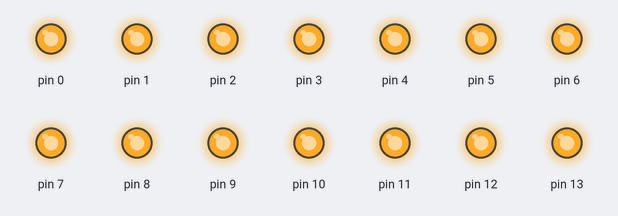
This sketch was run on a simulated Arduino Uno, built with avr-gcc and run on an emulated ATmega328P. Parts: output pins drawn as LEDs (lit = HIGH).

Above: at 0.1 s.
At 5.1 s:
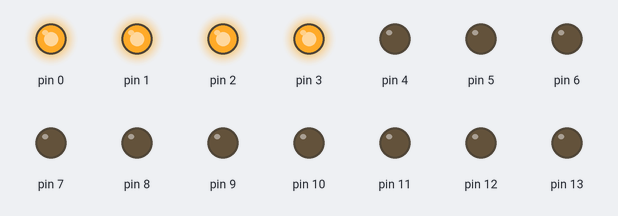
At 10.1 s:
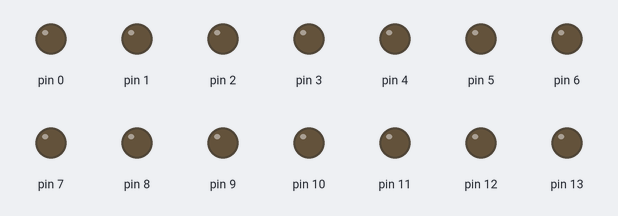
At 20.1 s:
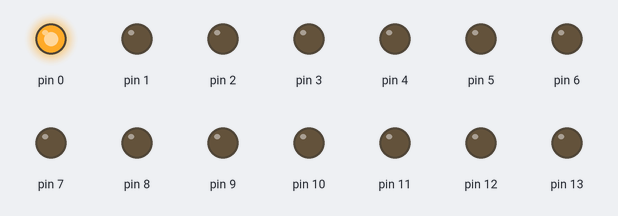
At 29.9 s:
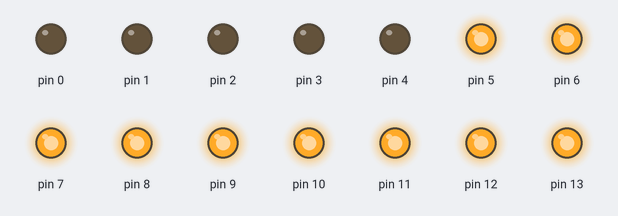
At 39.9 s:
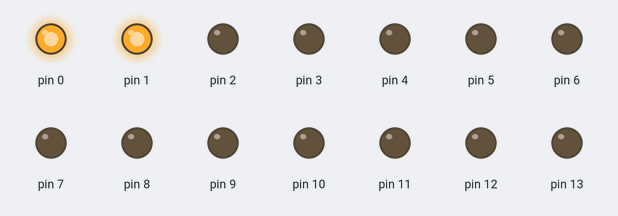
Timing chart, 0 to 40.0 s (numbered marks = the images above):
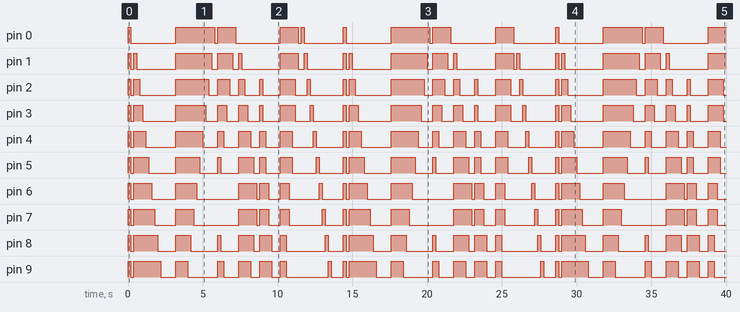

Measured:
- by itself, pin 0: LOW → HIGH at 0.00 s, → LOW 0.20 s later, → HIGH 3.0 s later, → LOW 2.6 s later, … (25 changes in this stretch)
- by itself, pin 1–5: moves between LOW and HIGH, repeating every 14.2 s
- by itself, pin 13: repeats every 14.4 s: LOW 0.20 s, HIGH 2.6 s, LOW 3.0 s, HIGH 1.2 s, LOW 1.6 s, HIGH 1.2 s, LOW 4.2 s, HIGH 0.40 s
- by itself, pin 6: repeats every 14.4 s: LOW 0.20 s, HIGH 1.2 s, LOW 1.6 s, HIGH 1.4 s, LOW 2.8 s, HIGH 1.2 s, LOW 0.20 s, HIGH 0.60 s, LOW 0.80 s, HIGH 0.60 s, LOW 2.0 s, HIGH 0.20 s, LOW 1.4 s, HIGH 0.20 s
- by itself, pin 7: repeats every 14.4 s: LOW 0.20 s, HIGH 1.4 s, LOW 1.4 s, HIGH 1.2 s, LOW 3.0 s, HIGH 1.2 s, LOW 0.20 s, HIGH 0.60 s, LOW 0.80 s, HIGH 0.60 s, LOW 2.2 s, HIGH 0.20 s, LOW 1.2 s, HIGH 0.20 s

The sketch:

3_Running_light_Uno.ino
```cpp
/********************************************
date:      "06.02.2023"
author:    "DmitrijP1402"
filename:  "3_Running_light_Uno.ino"
********************************************/

void setup () {
  DDRD = DDRD | B11111111;  //Leds as OUTPUT at Pin 0-7
  DDRB = DDRB | B00111111;  //Leds as OUTPUT at Pin 8-13
}

int time = 200;

void loop () {
  effectOne();
  effectTwo();
  effectThree();
  effectFour();
  effectFive();
  effectSix();
  effectSeven();
  effectEight();
}

void effectOne () {
  PORTB = B00111111;
  PORTD = B11111111;
  delay(time);

  PORTB = B00000000;
  PORTD = B00000000;
  delay(time);
}

void effectTwo () {
  PORTD = B11111111;
  PORTB = B00111111;

  for ( int i = 0; i < 8; i++) {
    PORTD = PORTD << 1;
    delay(time);
  }

  for ( int i = 0; i < 6; i++) {
    PORTB = PORTB << 1;
    delay(time);
  }
}

void effectThree () {
  PORTD = B11111111;
  PORTB = B00111111;

  for ( int i = 0; i < 6; i++) {
    PORTB = PORTB >> 1;
    delay(time);
  }

  for ( int i = 0; i < 8; i++) {
    PORTD = PORTD >> 1;
    delay(time);
  }
}

void effectFour () {
  PORTD = B11111111;
  PORTB = B00111111;

  for ( int i = 0; i < 7; i++) {
    if (i == 0) {
      PORTD = PORTD >> 1;
    }
    PORTD = PORTD >> 1;
    delay(time);
    PORTB = PORTB << 1;
  }
}

void effectFive () {
  PORTD = B11111111;
  PORTB = B00111111;

  for ( int i = 0; i < 7; i++) {
    if (i == 6) {
      PORTD = PORTD << 1;
    }
    PORTB = PORTB >> 1;
    PORTD = PORTD << 1;
    delay(time);
  }
}

void effectSix () {
  PORTD = B11111111;
  PORTB = B00111111;

  for ( int i = 0; i < 4; i++) {
    PORTD = PORTD << 2;
    delay(time);
  }

  for ( int i = 0; i < 3; i++) {
    PORTB = PORTB << 2;
    delay(time);
  }
}

void effectSeven () {
  PORTD = B11111111;
  PORTB = B00111111;

  for ( int i = 0; i < 3; i++) {
    PORTB = PORTB >> 2;
    delay(time);
  }

  for ( int i = 0; i < 4; i++) {
    PORTD = PORTD >> 2;
    delay(time);
  }
}

int b = 8;
int a = 6;

void effectEight() {

  if (b == 1) {
    PORTD = B10000000;
    PORTB = B00000000;
  }

  if (b == 2) {
    PORTD = B01000000;
    PORTB = B00000000;
  }

  if (b == 3) {
    PORTD = B00100000;
    PORTB = B00000000;
  }

  if (b == 4) {
    PORTD = B00010000;
    PORTB = B00000000;
  }

  if (b == 5) {
    PORTD = B00001000;
    PORTB = B00000000;
  }

  if (b == 6) {
    PORTD = B00000100;
    PORTB = B00000000;
  }

  if (b == 7) {
    PORTD = B00000010;
    PORTB = B00000000;
  }

  if (b == 8) {
    PORTD = B00000001;
    PORTB = B00000000;
  }

  for ( int i = 0; i < b; i++) {
    delay(time);
    PORTD = PORTD << 1;
  }

  if (b == 8 || b == 7 || b == 6 || b == 5 || b == 4 || b == 3 || b == 2 || b == 1) {
    PORTB = B00000001;
    b = b - 1;
  }

  for (int i = 0; i < a; i++) {
    delay(time);
    PORTB = PORTB << 1;
  }
}
```
